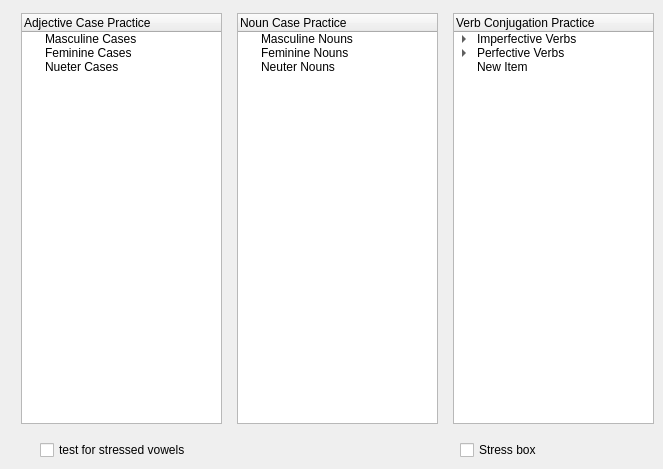
      <widget class="QWidget" name="Russian">
       <attribute name="title">
        <string>Russian</string>
       </attribute>
       <widget class="QCheckBox" name="vowelstress">
        <property name="geometry">
         <rect>
          <x>40</x>
          <y>440</y>
          <width>271</width>
          <height>20</height>
         </rect>
        </property>
        <property name="text">
         <string>test for stressed vowels</string>
        </property>
       </widget>
       <widget class="QCheckBox" name="stressbox">
        <property name="geometry">
         <rect>
          <x>460</x>
          <y>440</y>
          <width>141</width>
          <height>20</height>
         </rect>
        </property>
        <property name="text">
         <string>Stress box</string>
        </property>
       </widget>
       <widget class="QTreeWidget" name="NounTreeWidget">
        <property name="geometry">
         <rect>
          <x>237</x>
          <y>13</y>
          <width>201</width>
          <height>411</height>
         </rect>
        </property>
        <column>
         <property name="text">
          <string>Noun Case Practice</string>
         </property>
        </column>
        <item>
         <property name="text">
          <string>Masculine Nouns</string>
         </property>
        </item>
        <item>
         <property name="text">
          <string>Feminine Nouns</string>
         </property>
        </item>
        <item>
         <property name="text">
          <string>Neuter Nouns</string>
         </property>
        </item>
       </widget>
       <widget class="QTreeWidget" name="AdjTreeWidget">
        <property name="geometry">
         <rect>
          <x>21</x>
          <y>13</y>
          <width>201</width>
          <height>411</height>
         </rect>
        </property>
        <column>
         <property name="text">
          <string notr="true">Adjective Case Practice</string>
         </property>
        </column>
        <item>
         <property name="text">
          <string>Masculine Cases</string>
         </property>
        </item>
        <item>
         <property name="text">
          <string>Feminine Cases</string>
         </property>
        </item>
        <item>
         <property name="text">
          <string>Nueter Cases</string>
         </property>
        </item>
       </widget>
       <widget class="QTreeWidget" name="VerbTreeWidget">
        <property name="geometry">
         <rect>
          <x>453</x>
          <y>13</y>
          <width>201</width>
          <height>411</height>
         </rect>
        </property>
        <column>
         <property name="text">
          <string>Verb Conjugation Practice</string>
         </property>
        </column>
        <item>
         <property name="text">
          <string>Imperfective Verbs</string>
         </property>
         <item>
          <property name="text">
           <string>All Imperfective Verbs</string>
          </property>
         </item>
         <item>
          <property name="text">
           <string>First Conjugation</string>
          </property>
         </item>
         <item>
          <property name="text">
           <string>Second Conjugation</string>
          </property>
         </item>
         <item>
          <property name="text">
           <string>Verbs of Motion</string>
          </property>
         </item>
         <item>
          <property name="text">
           <string>Verbs of Studying</string>
          </property>
         </item>
         <item>
          <property name="text">
           <string>овать verbs</string>
          </property>
         </item>
        </item>
        <item>
         <property name="text">
          <string>Perfective Verbs</string>
         </property>
         <item>
          <property name="text">
           <string>All Imperfective Verbs</string>
          </property>
         </item>
         <item>
          <property name="text">
           <string>First Conjugation</string>
          </property>
         </item>
         <item>
          <property name="text">
           <string>Second Conjugation</string>
          </property>
         </item>
         <item>
          <property name="text">
           <string>Verbs of Motion</string>
          </property>
         </item>
         <item>
          <property name="text">
           <string>Verbs of Studying</string>
          </property>
         </item>
         <item>
          <property name="text">
           <string>овать verbs</string>
          </property>
         </item>
        </item>
        <item>
         <property name="text">
          <string>New Item</string>
         </property>
        </item>
       </widget>
      </widget>
